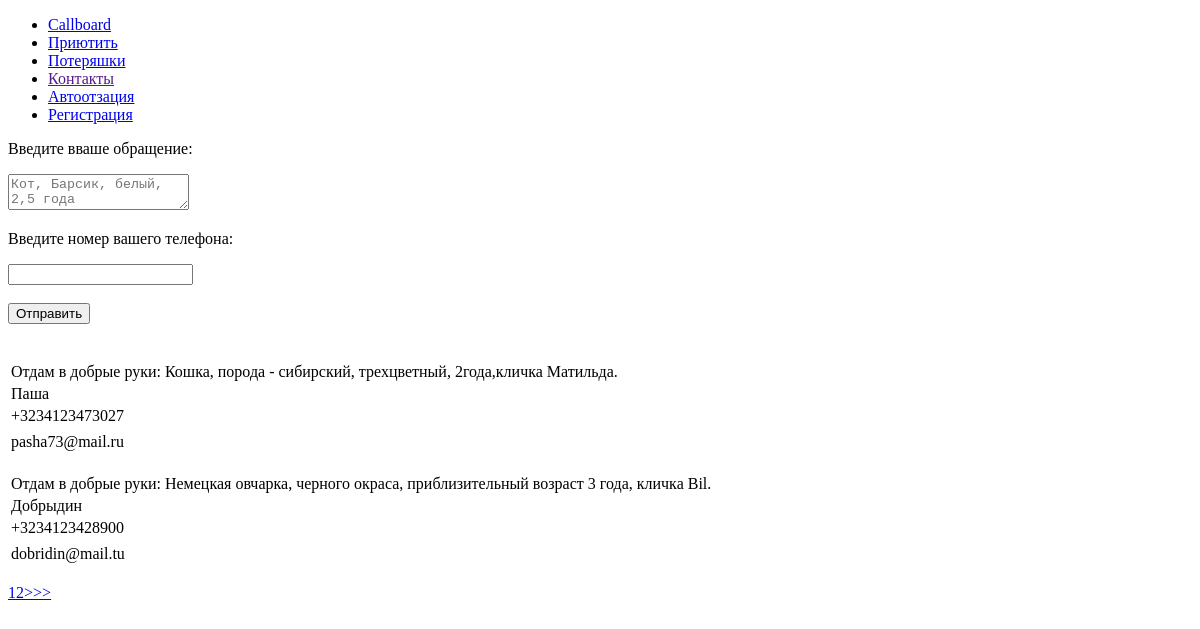
Page /shelter.php on the earlier database version.
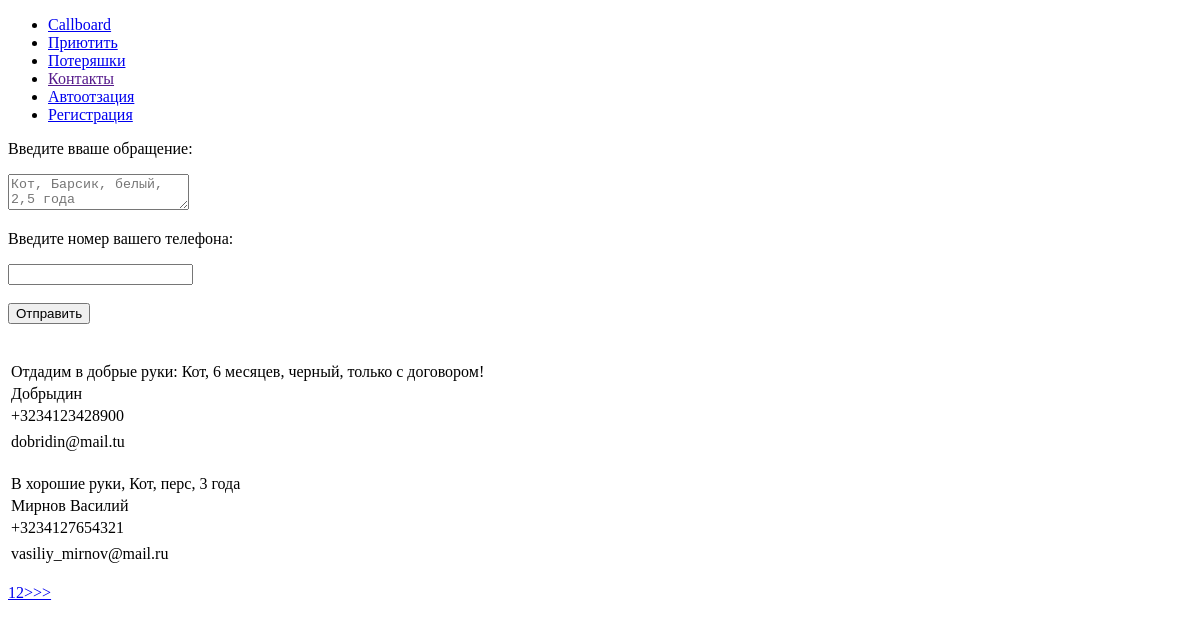
Same page on the later database version.
### tables this page shows
CREATE TABLE `advert` (
  `id` int(11) NOT NULL,
  `user_id` int(11) NOT NULL,
  `issue` varchar(15) NOT NULL,
  `position` int(8) NOT NULL,
  `text` text NOT NULL,
  `contacts` varchar(36) NOT NULL
);

CREATE TABLE `users` (
  `id` int(11) NOT NULL,
  `name` varchar(35) DEFAULT NULL,
  `phone_numb` varchar(20) DEFAULT NULL,
  `email` varchar(35) DEFAULT NULL,
  `login` varchar(32) DEFAULT NULL,
  `password` varchar(64) DEFAULT NULL,
  `block_time` int(11) DEFAULT NULL,
  `status` varchar(6) NOT NULL,
  `role` varchar(9) NOT NULL
);

### shelter.php (the view, shortened to what this page needs)
<?php
include 'include.php';
include 'form.php';
$formContent = shelterForm();
function getList($link){
    $userId = $_SESSION['id'];
    $userRole = $_SESSION['role'];
    if(isset($_GET['page'])){
        $page = $_GET['page'];
    }else{
        $page = 1;
    }
    $notesOnPage = 2;
    $referencePoint = ($page - 1) * $notesOnPage;
    $query = "SELECT text, position, contacts, status, users.id , advert.id as adId, name, phone_numb, email FROM users
    RIGHT JOIN advert ON users.id = advert.user_id WHERE issue = '1' ORDER BY position DESC LIMIT $referencePoint, $notesOnPage ";
    $result = mysqli_query($link, $query) or die(mysqli_error($link));
    $content = '';
    for($arr = []; $step = mysqli_fetch_assoc($result); $arr[] = $step);
    foreach($arr as $value){
        $text = $value['text'];
        $name = $value['name'];
        $contacts = $value['contacts'];
        $adId = $value['adId'];
        $adUserId = $value['id'];
        if(!empty($contacts)){
            $phoneNumb = '';
        }else{
            $phoneNumb = $value['phone_numb'];
        }
        $email = $value['email'];
        $query="SELECT COUNT(*) as count FROM comments WHERE ad_id = '$adId'";
        $count= mysqli_fetch_assoc(mysqli_query($link, $query))['count'];
        $content.="
            <table>
                <tr>
                    <td>$text</td>
                </tr>
                <tr>
                    <td>$name</td>
                </tr>
                <tr>
                    <td>$contacts</td>
                </tr>
                <tr>
                    <td>$phoneNumb</td>
                </tr>
                <tr>
                    <td>$email</td>
                </tr>";
        $content.="</table><br>";
    }
    $query = "SELECT COUNT(*) as count FROM advert WHERE issue = '1' ";
    $count = mysqli_fetch_assoc(mysqli_query($link, $query))['count'];
    $numbsOfPage = ceil($count/$notesOnPage);
    for($i = 1; $i <= $numbsOfPage; $i++){
        $content.="<a href=\"?page=$i\">$i</a>";
    }
    if($page < $numbsOfPage){
        $next = $page+1;
        $content.="<a href=\"?page=$next\">>>></a>";
    }
    return $content;
}
$content = getList($link);
include 'layout.php';

### form.php (shortened to what this page needs)
<?php
function shelterForm(){
    if(isset($_SESSION['phone_numb'])){
        $phoneNumb = $_SESSION['phone_numb'];
    }else{
        $phoneNumb = '';
    }
  return $formContent = "
<form action='' method='POST'>
    <p>Введите вваше обращение:</p>
    <textarea name='text' placeholder='Кот, Барсик, белый, 2,5 года'></textarea>
    <p>Введите номер вашего телефона:</p>
    <input type='tel' name='contacts' value=\"$phoneNumb\"><br><br>
    <input type='submit' name='submit' value='Отправить'>
</form> ";
}

### layout.php (shortened to what this page needs)
<!DOCTYPE html>
<html>
    <head>
        <link rel = "stylesheet" type = "text/css" href = "">
    </head>
    <body>
        <header>
            <ul>
                <li><a href = "index.php">Callboard</a></li>
                <li><a href = "shelter.php">Приютить</a></li>
                <li><a href = "lost.php">Потеряшки</a></li>
                <li><a href = "">Контакты</a></li>
                <?php
                if(!empty($_SESSION['auth'])){
                    ?><li><a href = "logout.php">Выйти из ситсемы</a></li>
                    <li><?= $_SESSION['name'] ?></li><?php
                }else{?>
                <li><a href = "login.php">Автоотзация</a></li>
                <li><a href = "registration.php">Регистрация</a></li><?php
                }
                ?>
            </ul>
        </header>
        <main>
            <?= $formContent ?><br>
            <?php if(isset($_SESSION['message'])) echo $_SESSION['message']; unset($_SESSION['message'])?><br>
            <?= $content ?>
        </main>
    </body>
</html>

Differences in the rows shown:
no longer on this page (row edited): advert: text "Отдам в добрые руки: Кошка, порода - сибирский, трехцветный, 2года,кличка Матильда.", user.name "Паша", contacts "+3234123473027", user.email "pasha73@mail.ru"
removed advert: text "Отдам в добрые руки: Немецкая овчарка, черного окраса, приблизительный возраст 3 года, кличка Bil.", user.name "Добрыдин", contacts "+3234123428900", user.email "dobridin@mail.tu"
added advert: text "Отдадим в добрые руки: Кот, 6 месяцев, черный, только с договором!", user.name "Добрыдин", contacts "+3234123428900", user.email "dobridin@mail.tu"
now on this page (row edited): advert: text "В хорошие руки, Кот, перс, 3 года", user.name "Мирнов Василий", contacts "+3234127654321", user.email "vasiliy_mirnov@mail.ru"
